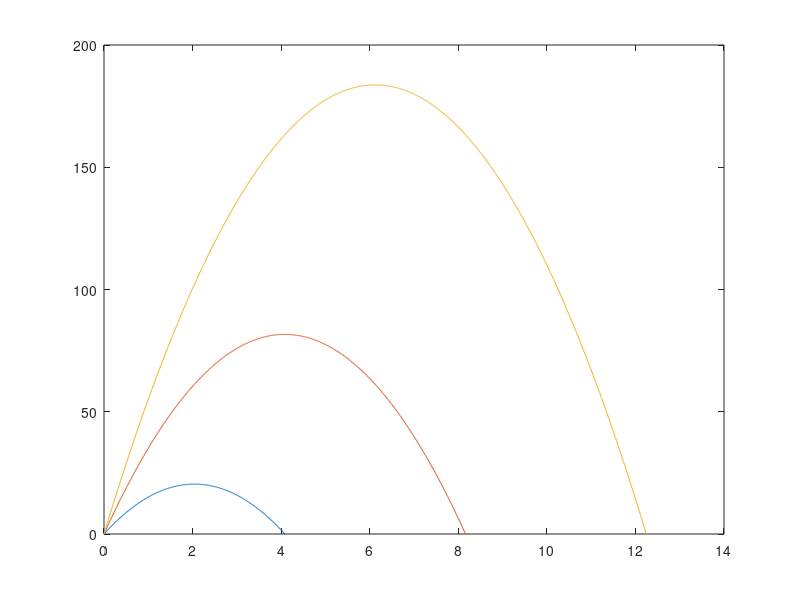

Write the MATLAB code that produced this figure.
% Homework 8, Problem 2
% Will McClain
% EGR 101-01
% Due: 4/6/23


clear;clc;close all; % housekeeping

t = (0:0.01:14)';

u = [20 40 60];

g = 9.8;

% matrix multiplication ain't communitive
y = t*u - (g.*t.^2)./2;

plot(t, y)
ylim([0, 200])